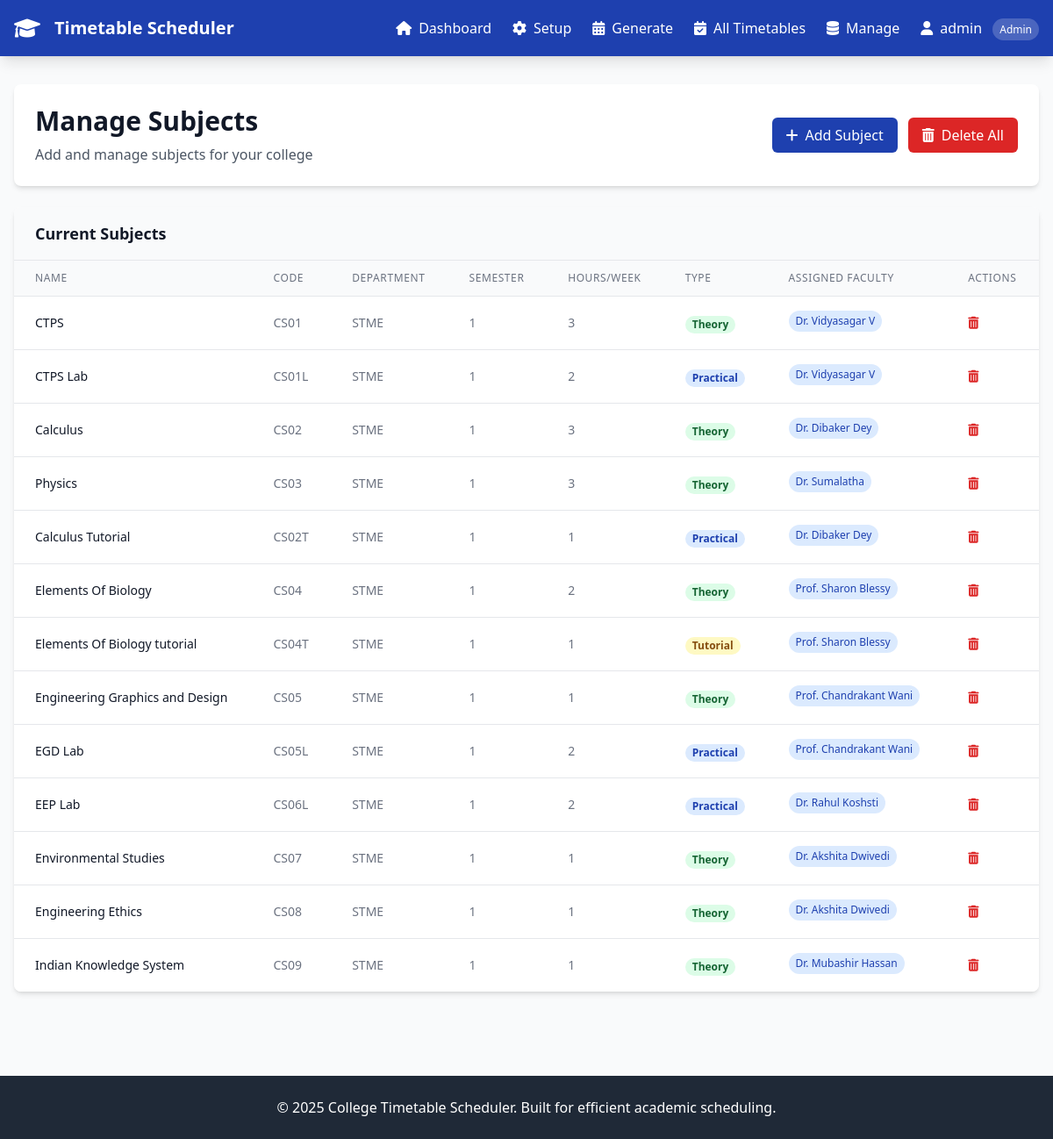
The app's page /manage/subjects (signed in) with its own data.
### app.py (models this page shows)
class Subject(db.Model):
    id = db.Column(db.Integer, primary_key=True)
    name = db.Column(db.String(100), nullable=False)
    code = db.Column(db.String(20), unique=True, nullable=False)
    semester = db.Column(db.Integer, nullable=False)
    department = db.Column(db.String(50), nullable=False)
    hours_per_week = db.Column(db.Integer, nullable=False)
    type = db.Column(db.String(20), default='theory')  # theory, practical, tutorial
    faculty = db.relationship('Faculty', secondary=subject_faculty, backref='subjects')

class Faculty(db.Model):
    id = db.Column(db.Integer, primary_key=True)
    name = db.Column(db.String(100), nullable=False)
    email = db.Column(db.String(100), unique=True, nullable=True)
    department = db.Column(db.String(50))
    max_hours_per_day = db.Column(db.Integer, default=6)
    avg_leaves_per_month = db.Column(db.Integer, default=2)

### app.py (the view)
@app.route('/manage/<string:entity>')
def manage_entity(entity):
    if 'user_id' not in session or session.get('user_role') != 'admin':
        flash('Access denied. Admin privileges required.', 'error')
        return redirect(url_for('login'))
    data = {}
    if entity == 'classrooms':
        data['items'] = Classroom.query.all()
    elif entity == 'faculty':
        data['items'] = Faculty.query.all()
    elif entity == 'subjects':
        data['items'] = Subject.query.all()
        data['faculty'] = Faculty.query.all()
    elif entity == 'batches':
        data['items'] = Batch.query.all()
    elif entity == 'students':
        data['items'] = User.query.filter_by(role='student').all()
        data['batches'] = Batch.query.all()
    if 'items' not in data:
        data['items'] = []
    return render_template('manage.html', entity=entity, data=data)

### templates/manage.html (shortened to what this page needs)
{% extends "base.html" %}
{% block content %}
<div class="space-y-6">
    <div class="bg-white rounded-lg shadow-md p-6">
        <div class="flex items-center justify-between">
            <div>
                <h1 class="text-3xl font-bold text-gray-900">Manage {{ entity.title() }}</h1>
                <p class="text-gray-600 mt-2">Add and manage {{ entity }} for your college</p>
            </div>
            <div class="flex space-x-3">
                <button onclick="toggleAddForm()" class="bg-college-blue text-white px-4 py-2 rounded-md hover:bg-college-dark transition duration-200">
                    <i class="fas fa-plus mr-2"></i>Add {{ entity.rstrip('s').title() }}
                </button>
                {% if data['items'] %}
                <form method="POST" action="{{ url_for('delete_all_entities', entity=entity) }}" style="display: inline-block;" onsubmit="return confirm('⚠️ WARNING: This will delete ALL {{ entity }}! This action cannot be undone. Are you absolutely sure?')">
                    <button type="submit" class="bg-red-600 text-white px-4 py-2 rounded-md hover:bg-red-700 transition duration-200">
                        <i class="fas fa-trash-alt mr-2"></i>Delete All
                    </button>
                </form>
                {% endif %}
            </div>
        </div>
    </div>
    <div class="bg-white rounded-lg shadow-md overflow-hidden">
        <div class="px-6 py-4 bg-gray-50 border-b">
            <h2 class="text-lg font-semibold text-gray-900">Current {{ entity.title() }}</h2>
        </div>
        {% if data['items'] %}
            <div class="overflow-x-auto">
                <table class="min-w-full divide-y divide-gray-200">
                    <thead class="bg-gray-50">
                        <tr>
                            {% if entity == 'classrooms' %}
                                <th class="px-6 py-3 text-left text-xs font-medium text-gray-500 uppercase tracking-wider">Name</th>
                                <th class="px-6 py-3 text-left text-xs font-medium text-gray-500 uppercase tracking-wider">Capacity</th>
                                <th class="px-6 py-3 text-left text-xs font-medium text-gray-500 uppercase tracking-wider">Type</th>
                                <th class="px-6 py-3 text-left text-xs font-medium text-gray-500 uppercase tracking-wider">Status</th>
                                <th class="px-6 py-3 text-left text-xs font-medium text-gray-500 uppercase tracking-wider">Actions</th>
                            {% elif entity == 'subjects' %}
                                <th class="px-6 py-3 text-left text-xs font-medium text-gray-500 uppercase tracking-wider">Name</th>
                                <th class="px-6 py-3 text-left text-xs font-medium text-gray-500 uppercase tracking-wider">Code</th>
                                <th class="px-6 py-3 text-left text-xs font-medium text-gray-500 uppercase tracking-wider">Department</th>
                                <th class="px-6 py-3 text-left text-xs font-medium text-gray-500 uppercase tracking-wider">Semester</th>
                                <th class="px-6 py-3 text-left text-xs font-medium text-gray-500 uppercase tracking-wider">Hours/Week</th>
                                <th class="px-6 py-3 text-left text-xs font-medium text-gray-500 uppercase tracking-wider">Type</th>
                                <th class="px-6 py-3 text-left text-xs font-medium text-gray-500 uppercase tracking-wider">Assigned Faculty</th>
                                <th class="px-6 py-3 text-left text-xs font-medium text-gray-500 uppercase tracking-wider">Actions</th>
                            {% endif %}
                        </tr>
                    </thead>
                    <tbody class="bg-white divide-y divide-gray-200">
                        {% for item in data['items'] %}
                            <tr class="hover:bg-gray-50">
                                {% if entity == 'classrooms' %}
                                    <td class="px-6 py-4 whitespace-nowrap text-sm font-medium text-gray-900">{{ item.name }}</td>
                                    <td class="px-6 py-4 whitespace-nowrap text-sm text-gray-500">{{ item.capacity }}</td>
                                    <td class="px-6 py-4 whitespace-nowrap">
                                        <span class="px-2 inline-flex text-xs leading-5 font-semibold rounded-full {% if item.type == 'lab' %}bg-blue-100 text-blue-800{% elif item.type == 'tutorial' %}bg-orange-100 text-orange-800{% elif item.type == 'auditorium' %}bg-purple-100 text-purple-800{% else %}bg-green-100 text-green-800{% endif %}">
                                            {{ item.type.title() }}
                                        </span>
                                    </td>
                                    <td class="px-6 py-4 whitespace-nowrap">
                                        <span class="px-2 inline-flex text-xs leading-5 font-semibold rounded-full {% if item.is_available %}bg-green-100 text-green-800{% else %}bg-red-100 text-red-800{% endif %}">
                                            {% if item.is_available %}Available{% else %}Unavailable{% endif %}
                                        </span>
                                    </td>
                                    <td class="px-6 py-4 whitespace-nowrap text-sm text-gray-500">
                                        <form method="POST" action="{{ url_for('delete_entity', entity='classroom', item_id=item.id) }}" style="display: inline-block;" onsubmit="return confirm('Are you sure you want to delete this classroom? This action cannot be undone.')">
                                            <button type="submit" class="text-red-600 hover:text-red-900 transition duration-200">
                                                <i class="fas fa-trash-alt"></i>
                                            </button>
                                        </form>
                                    </td>
                                {% elif entity == 'subjects' %}
                                    <td class="px-6 py-4 whitespace-nowrap text-sm font-medium text-gray-900">{{ item.name }}</td>
                                    <td class="px-6 py-4 whitespace-nowrap text-sm text-gray-500">{{ item.code }}</td>
                                    <td class="px-6 py-4 whitespace-nowrap text-sm text-gray-500">{{ item.department }}</td>
                                    <td class="px-6 py-4 whitespace-nowrap text-sm text-gray-500">{{ item.semester }}</td>
                                    <td class="px-6 py-4 whitespace-nowrap text-sm text-gray-500">{{ item.hours_per_week }}</td>
                                    <td class="px-6 py-4 whitespace-nowrap">
                                        <span class="px-2 inline-flex text-xs leading-5 font-semibold rounded-full {% if item.type == 'practical' %}bg-blue-100 text-blue-800{% elif item.type == 'tutorial' %}bg-yellow-100 text-yellow-800{% else %}bg-green-100 text-green-800{% endif %}">
                                            {{ item.type.title() }}
                                        </span>
                                    </td>
                                    <td class="px-6 py-4 whitespace-nowrap text-sm text-gray-500">
                                        {% if item.faculty %}
                                            {% for faculty in item.faculty %}
                                                <span class="inline-block bg-blue-100 text-blue-800 text-xs px-2 py-1 rounded-full mr-1 mb-1">
                                                    {{ faculty.name }}
                                                </span>
                                            {% endfor %}
                                        {% else %}
                                            <span class="text-gray-400 italic">No faculty assigned</span>
                                        {% endif %}
                                    </td>
                                    <td class="px-6 py-4 whitespace-nowrap text-sm text-gray-500">
                                        <form method="POST" action="{{ url_for('delete_entity', entity='subject', item_id=item.id) }}" style="display: inline-block;" onsubmit="return confirm('Are you sure you want to delete this subject? This action cannot be undone.')">
                                            <button type="submit" class="text-red-600 hover:text-red-900 transition duration-200">
                                                <i class="fas fa-trash-alt"></i>
                                            </button>
                                        </form>
                                    </td>
                                {% endif %}
                            </tr>
                        {% endfor %}
                    </tbody>
                </table>
            </div>
        {% else %}
            <div class="px-6 py-8 text-center">
                <i class="fas fa-inbox text-4xl text-gray-400 mb-4"></i>
                <p class="text-gray-500">No {{ entity }} found. Add your first {{ entity.rstrip('s') }} to get started.</p>
            </div>
        {% endif %}
    </div>
</div>
{% endblock %}

### records on screen
Subject: name "CTPS", code "CS01", department "STME", semester "1", hours_per_week "3", type "Theory"
Faculty: name "Dr. Vidyasagar V"
Subject: name "CTPS Lab", code "CS01L", department "STME", semester "1", hours_per_week "2", type "Practical"
Subject: name "Calculus", code "CS02", department "STME", semester "1", hours_per_week "3", type "Theory"
Faculty: name "Dr. Dibaker Dey"
Subject: name "Physics", code "CS03", department "STME", semester "1", hours_per_week "3", type "Theory"
Faculty: name "Dr. Sumalatha"
Subject: name "Calculus Tutorial", code "CS02T", department "STME", semester "1", hours_per_week "1", type "Practical"
Subject: name "Elements Of Biology", code "CS04", department "STME", semester "1", hours_per_week "2", type "Theory"
Faculty: name "Prof. Sharon Blessy"
Subject: name "Elements Of Biology tutorial", code "CS04T", department "STME", semester "1", hours_per_week "1", type "Tutorial"
Subject: name "Engineering Graphics and Design", code "CS05", department "STME", semester "1", hours_per_week "1", type "Theory"
Faculty: name "Prof. Chandrakant Wani"
Subject: name "EGD Lab", code "CS05L", department "STME", semester "1", hours_per_week "2", type "Practical"
Subject: name "EEP Lab", code "CS06L", department "STME", semester "1", hours_per_week "2", type "Practical"
Faculty: name "Dr. Rahul Koshsti"
Subject: name "Environmental Studies", code "CS07", department "STME", semester "1", hours_per_week "1", type "Theory"
Faculty: name "Dr. Akshita Dwivedi"
Subject: name "Engineering Ethics", code "CS08", department "STME", semester "1", hours_per_week "1", type "Theory"
Subject: name "Indian Knowledge System", code "CS09", department "STME", semester "1", hours_per_week "1", type "Theory"
Faculty: name "Dr. Mubashir Hassan"

### other values on screen
{{ session.username }} "admin"
{{ entity.title() }} "Subjects"
{{ entity }} "subjects"
{{ entity.rstrip('s').title() }} "Subject"
